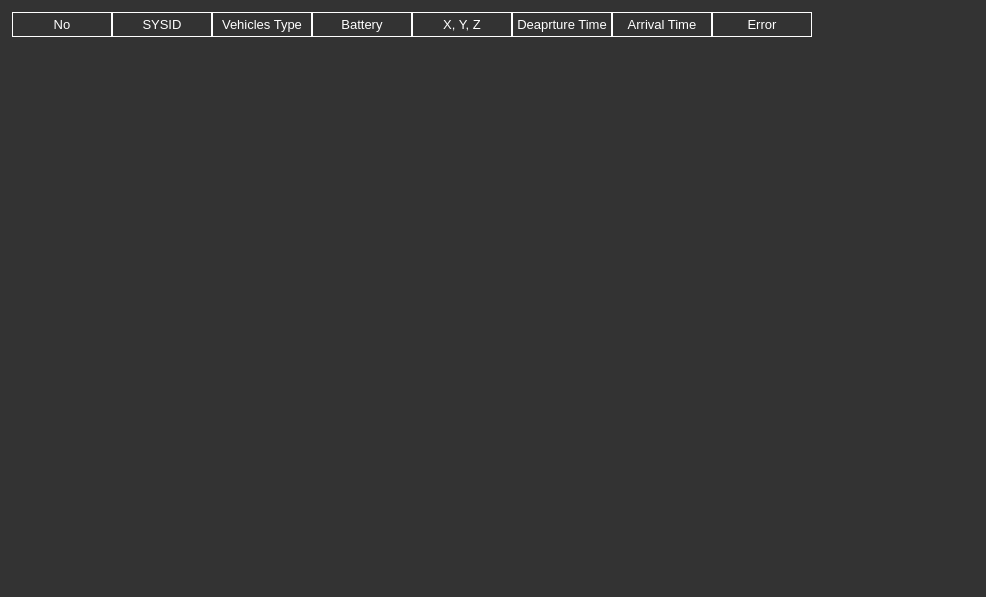
<?xml version="1.0" encoding="UTF-8"?>
<ui version="4.0">
 <class>DepartureControl</class>
 <widget class="QWidget" name="DepartureControl">
  <property name="geometry">
   <rect>
    <x>0</x>
    <y>0</y>
    <width>986</width>
    <height>597</height>
   </rect>
  </property>
  <property name="windowTitle">
   <string>Form</string>
  </property>
  <property name="styleSheet">
   <string notr="true">QWidget {
    background:#333;
    color: #fff;
}

QHeaderView::section {
   background:rgba(0,0,0,0);
    padding: 2px;
    border: 1px solid #fff;
    font-size: 10pt;
}

QTableWidget {
   background:rgba(0,0,0,0);
    font-size: 12pt;
}

QTableWidget QTableCornerButton::section {
    border: 1px solid #fffff8;
}</string>
  </property>
  <layout class="QHBoxLayout" name="horizontalLayout">
   <item>
    <widget class="QTableWidget" name="tableWidget">
     <property name="verticalScrollMode">
      <enum>QAbstractItemView::ScrollPerItem</enum>
     </property>
     <column>
      <property name="text">
       <string>No</string>
      </property>
     </column>
     <column>
      <property name="text">
       <string>SYSID</string>
      </property>
     </column>
     <column>
      <property name="text">
       <string>Vehicles Type</string>
      </property>
     </column>
     <column>
      <property name="text">
       <string>Battery</string>
      </property>
     </column>
     <column>
      <property name="text">
       <string>X, Y, Z</string>
      </property>
     </column>
     <column>
      <property name="text">
       <string>Deaprture Time</string>
      </property>
     </column>
     <column>
      <property name="text">
       <string>Arrival Time</string>
      </property>
     </column>
     <column>
      <property name="text">
       <string>Error</string>
      </property>
     </column>
    </widget>
   </item>
  </layout>
 </widget>
 <resources/>
 <connections/>
</ui>
